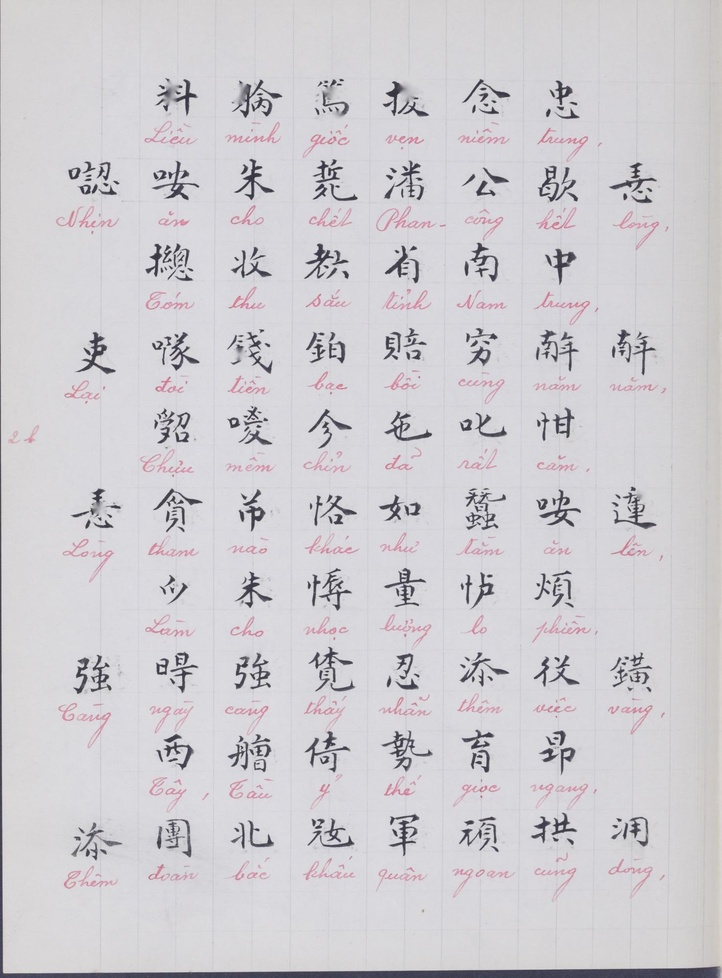
#> input picture processed_images/10729371/10729371_page_006.jpeg, 722 x 978 px, shrunk from 1476 x 2000 before the run; its folder holds only this picture in this run
$ python delete_background_10729371.py
#> lines starting #> are read from the running program, lines starting #| are printed output that depends on the picture; after the words box and inside, x2 and y2 are one past the last pixel; in counts of white or black regions, pixels touching at a corner belong together
import cv2
import numpy as np
import os

input_folder = "processed_images/10729371"
output_folder = "processed_second/10729371"

os.makedirs(output_folder, exist_ok=True)

# Define HSV ranges for red and pink
lower_red1 = np.array([0, 50, 50])    # Đỏ sáng
upper_red1 = np.array([10, 255, 255])
lower_red2 = np.array([170, 50, 50])  # Đỏ đậm
upper_red2 = np.array([180, 255, 255])
lower_pink = np.array([140, 50, 50])  # Hồng sáng
upper_pink = np.array([170, 255, 255])  # Hồng đậm

large_kernel = cv2.getStructuringElement(cv2.MORPH_ELLIPSE, (90, 50))
small_kernel = cv2.getStructuringElement(cv2.MORPH_ELLIPSE, (7, 7))

for filename in os.listdir(input_folder):
    if filename.lower().endswith(('.png', '.jpg', '.jpeg', '.bmp', '.tiff')):
        input_path = os.path.join(input_folder, filename)
        output_path = os.path.join(output_folder, filename)

        image = cv2.imread(input_path, cv2.IMREAD_UNCHANGED)
#> image is the input picture: shape (978, 722, 3); mean B, G, R 209.5, 205.1, 207.5
        if image is None:
            print(f"Error: Cannot load image {filename}. Skipping...")
            continue

        hsv = cv2.cvtColor(image, cv2.COLOR_BGR2HSV)
#> hsv: shape (978, 722, 3); mean H, S, V 128.4, 7.3, 210.5

        mask_red1 = cv2.inRange(hsv, lower_red1, upper_red1)
#> mask_red1: shape (978, 722); every value is 0
        mask_red2 = cv2.inRange(hsv, lower_red2, upper_red2)
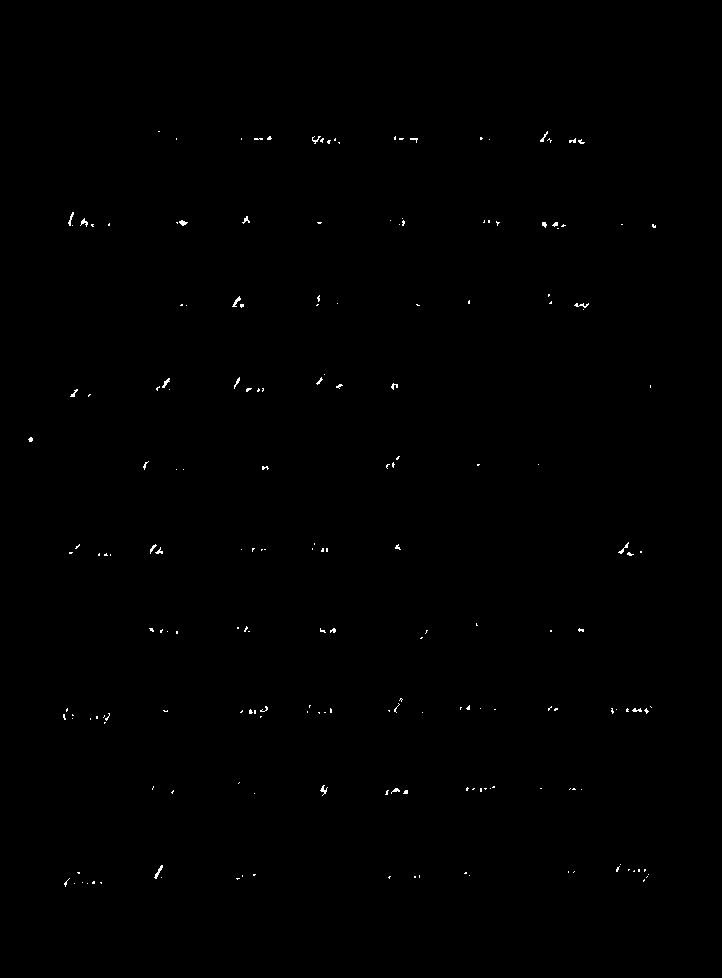
#> mask_red2: shape (978, 722); 0.24% white in thin lines or dots, all inside (x1, y1, x2, y2) = (28, 131, 656, 887)
        mask_pink = cv2.inRange(hsv, lower_pink, upper_pink)
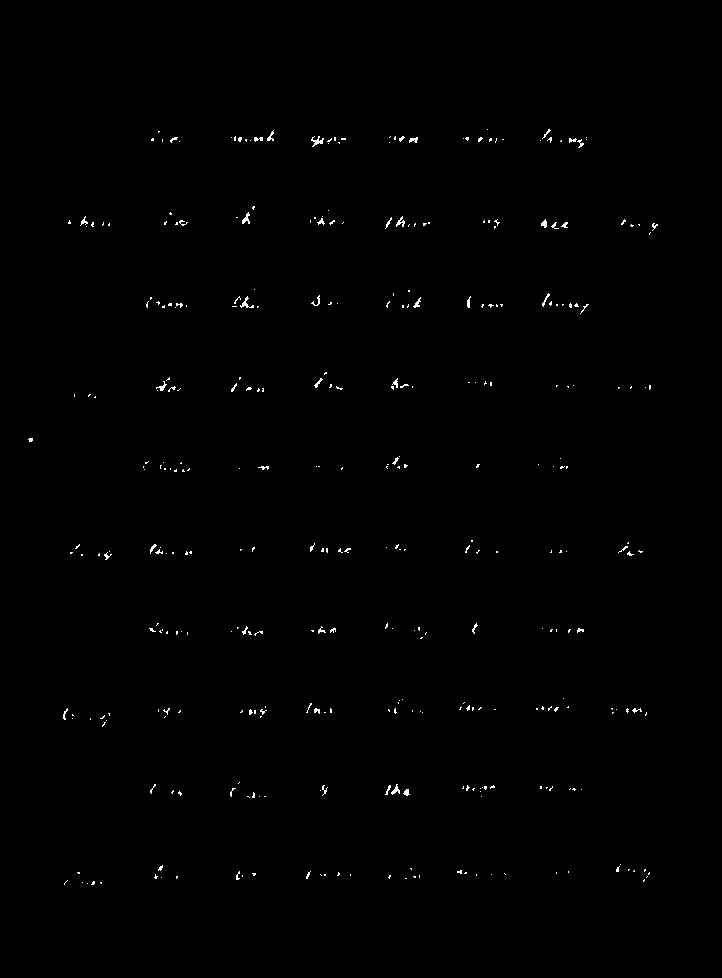
#> mask_pink: shape (978, 722); 0.43% white in thin lines or dots, all inside (x1, y1, x2, y2) = (28, 129, 658, 885)

        mask_combined = cv2.bitwise_or(mask_red1, mask_red2)
        mask_combined = cv2.bitwise_or(mask_combined, mask_pink)
#> mask_combined: shape (978, 722); 0.48% white in thin lines or dots, all inside (x1, y1, x2, y2) = (28, 129, 658, 887)

        mask_cleaned = cv2.morphologyEx(mask_combined, cv2.MORPH_CLOSE, small_kernel)
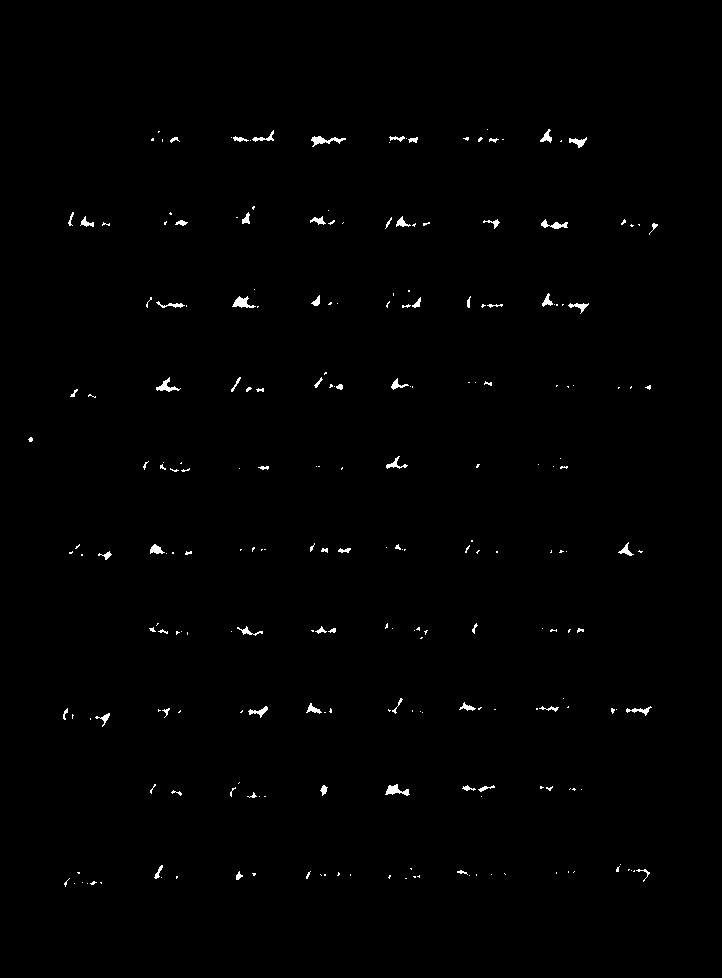
#> mask_cleaned: shape (978, 722); 0.66% white; 237 white regions (169 under 20 px), largest, box (x1, y1, x2, y2) and area: (311, 136, 346, 147) 158, (232, 296, 256, 308) 144, (385, 784, 410, 796) 144
        mask_expanded = cv2.dilate(mask_cleaned, large_kernel, iterations=2)
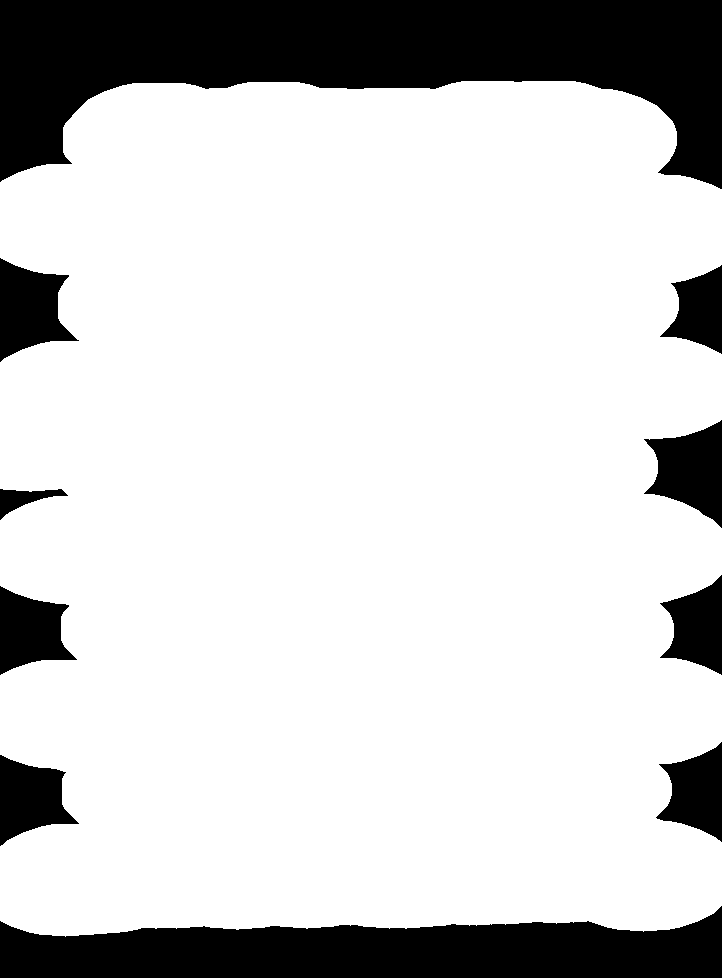
#> mask_expanded: shape (978, 722); 80.2% white; 10 black regions, largest, box (x1, y1, x2, y2) and area: (0, 0, 722, 189) 73083, (0, 906, 722, 978) 36537, (644, 420, 722, 528) 5062

        mask_inv = cv2.bitwise_not(mask_expanded)

        output = image.copy()
        output[mask_inv > 0] = [255, 255, 255]
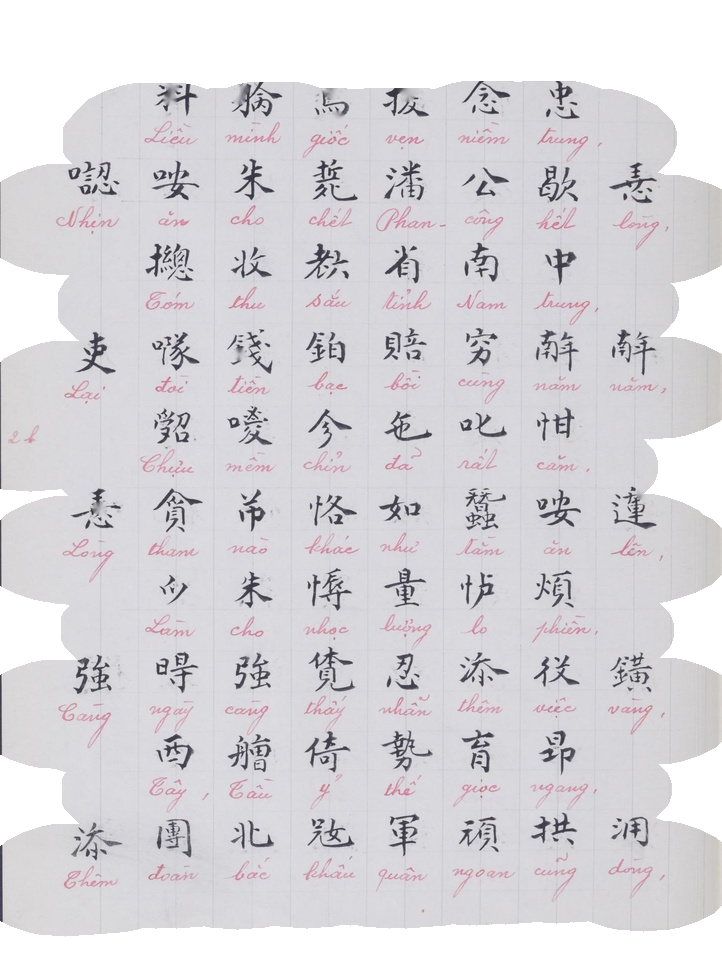
#> output: shape (978, 722, 3); 19.85% of pixels changed, all inside (x1, y1, x2, y2) = (0, 0, 722, 978)

        cv2.imwrite(output_path, output)
        print(f"Processed: {filename} -> {output_path}")

print("Processing complete. All images have been saved.")

$ run again, on processed_images/10729371/10729371_page_046.jpeg
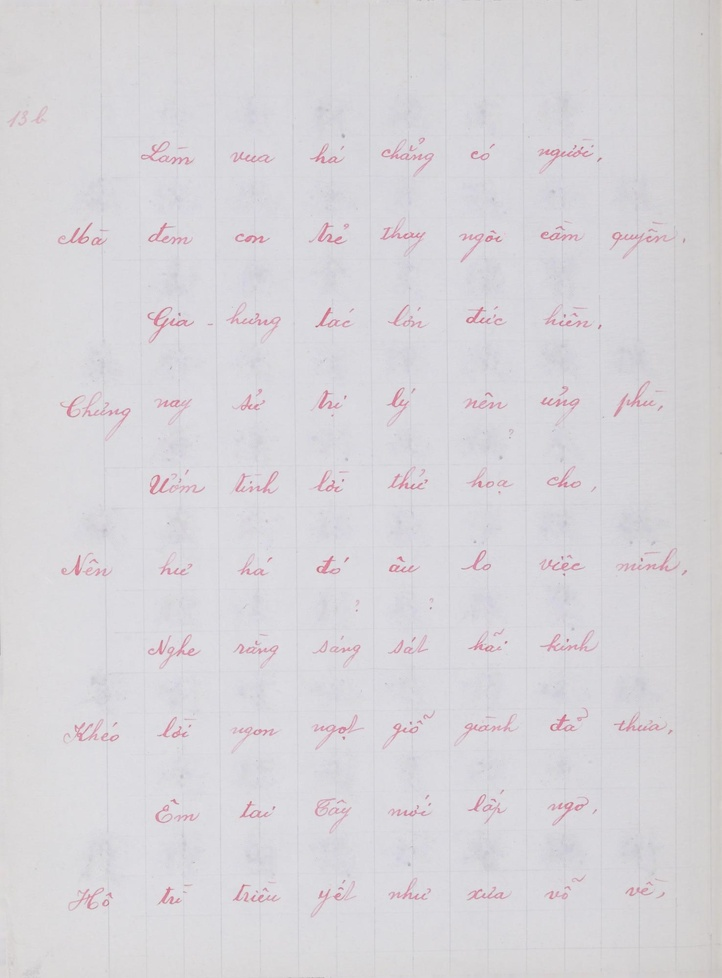
#> input picture processed_images/10729371/10729371_page_046.jpeg, 722 x 978 px, shrunk from 1476 x 2000 before the run
#> image is the input picture: shape (978, 722, 3); mean B, G, R 217.4, 213.3, 215.7
#> hsv: shape (978, 722, 3); mean H, S, V 130.3, 6.3, 218.5
#> mask_red1: shape (978, 722); every value is 0
#> `mask_red2 = cv2.inRange(hsv, lower_red2, upper_red2)`:
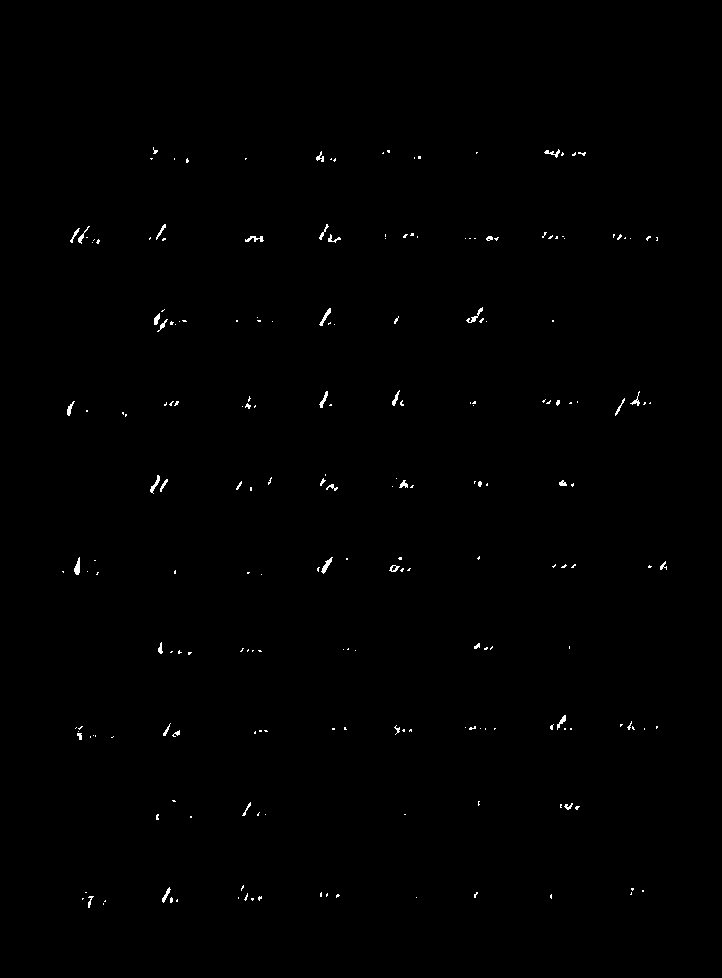
#> mask_red2: shape (978, 722); 0.39% white in thin lines or dots, all inside (x1, y1, x2, y2) = (62, 147, 667, 908)
#> mask_pink: shape (978, 722); 0.41% white in thin lines or dots, all inside (x1, y1, x2, y2) = (62, 145, 667, 907)
#> mask_combined: shape (978, 722); 0.57% white in thin lines or dots, all inside (x1, y1, x2, y2) = (62, 145, 667, 908)
#> mask_cleaned: shape (978, 722); 0.83% white; 178 white regions (106 under 20 px), largest, box (x1, y1, x2, y2) and area: (148, 309, 187, 334) 234, (544, 147, 588, 160) 185, (318, 224, 342, 244) 168
#> mask_expanded: shape (978, 722); 80.1% white; 10 black regions, largest, box (x1, y1, x2, y2) and area: (0, 0, 722, 204) 84322, (0, 916, 722, 978) 22718, (0, 763, 79, 875) 5075
#> `output[mask_inv > 0] = [255, 255, 255]`:
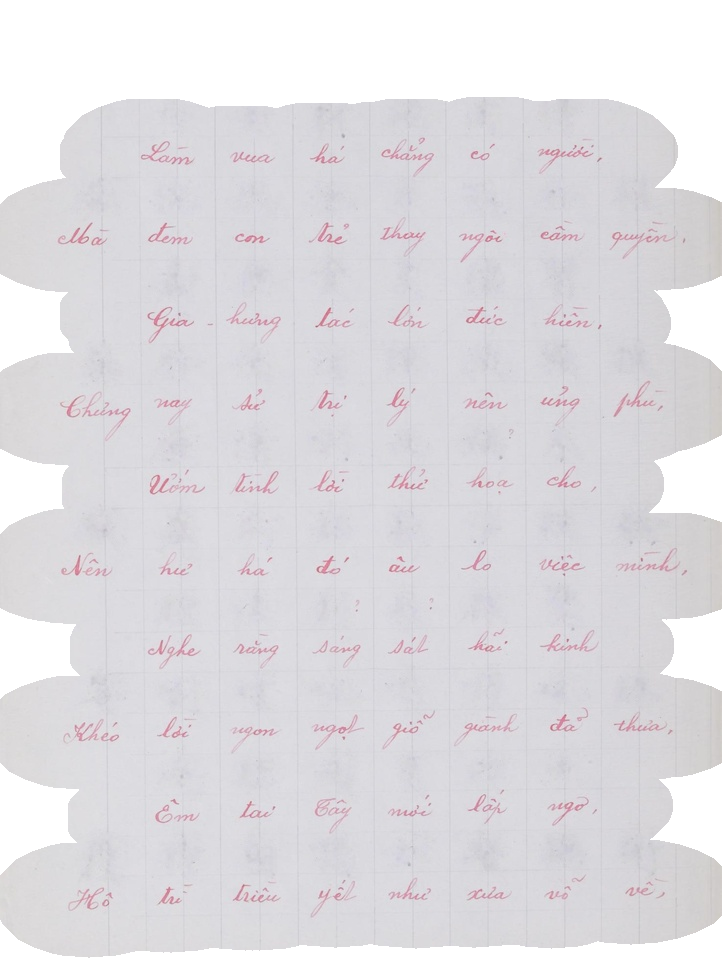
#> output: shape (978, 722, 3); 19.93% of pixels changed, all inside (x1, y1, x2, y2) = (0, 0, 722, 978)

$ run again, on processed_images/10729371/10729371_page_098.jpeg
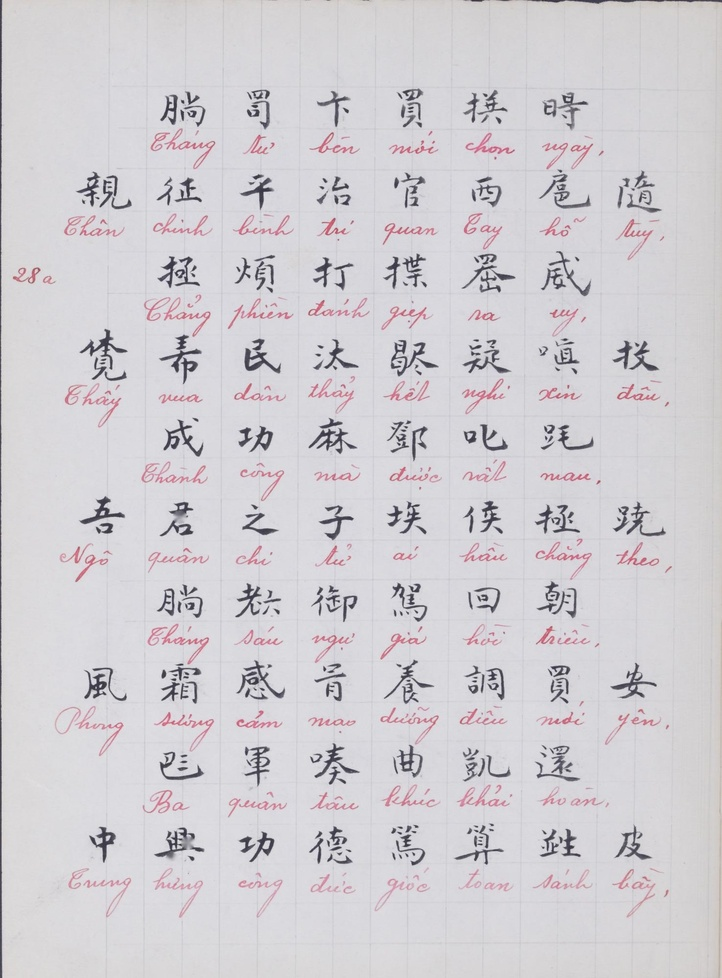
#> input picture processed_images/10729371/10729371_page_098.jpeg, 722 x 978 px, shrunk from 1476 x 2000 before the run
#> image is the input picture: shape (978, 722, 3); mean B, G, R 210.8, 206.3, 209.4
#> hsv: shape (978, 722, 3); mean H, S, V 130.1, 8, 212.4
#> mask_red1: shape (978, 722); every value is 0
#> `mask_red2 = cv2.inRange(hsv, lower_red2, upper_red2)`:
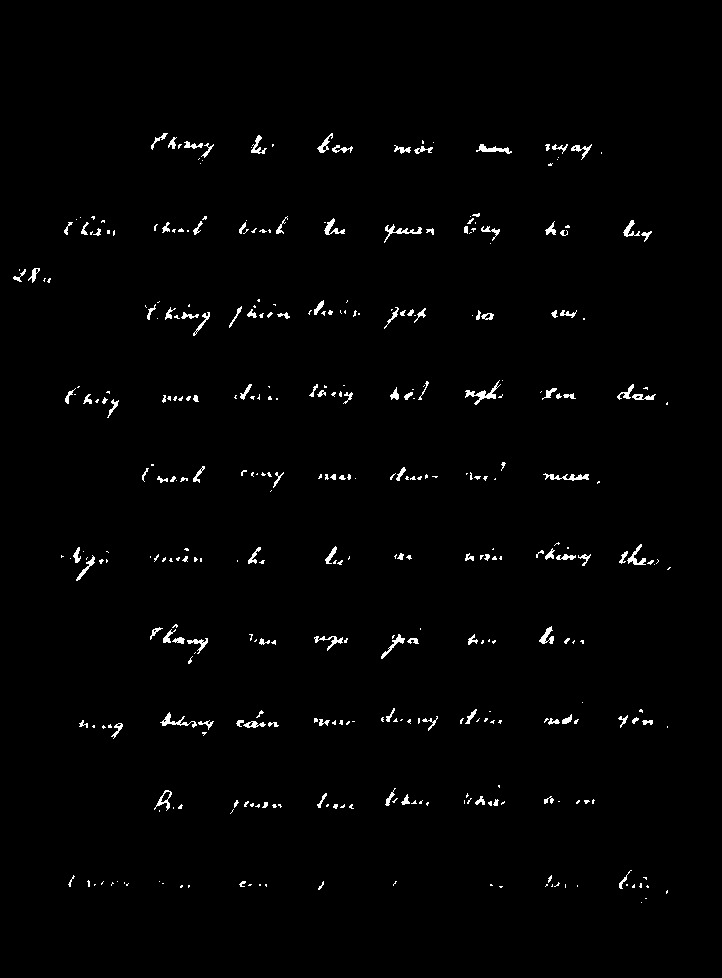
#> mask_red2: shape (978, 722); 1.4% white in thin lines or dots, all inside (x1, y1, x2, y2) = (13, 133, 671, 903)
#> mask_pink: shape (978, 722); 0.51% white in thin lines or dots, all inside (x1, y1, x2, y2) = (61, 131, 668, 894)
#> mask_combined: shape (978, 722); 1.5% white in thin lines or dots, all inside (x1, y1, x2, y2) = (13, 131, 671, 903)
#> mask_cleaned: shape (978, 722); 2.1% white; 169 white regions (78 under 20 px), largest, box (x1, y1, x2, y2) and area: (466, 133, 514, 159) 361, (162, 624, 209, 654) 355, (160, 712, 214, 737) 353
#> mask_expanded: shape (978, 722); 82.3% white; 10 black regions, largest, box (x1, y1, x2, y2) and area: (0, 0, 722, 199) 74745, (0, 919, 722, 978) 28331, (0, 607, 74, 700) 3703
#> `output[mask_inv > 0] = [255, 255, 255]`:
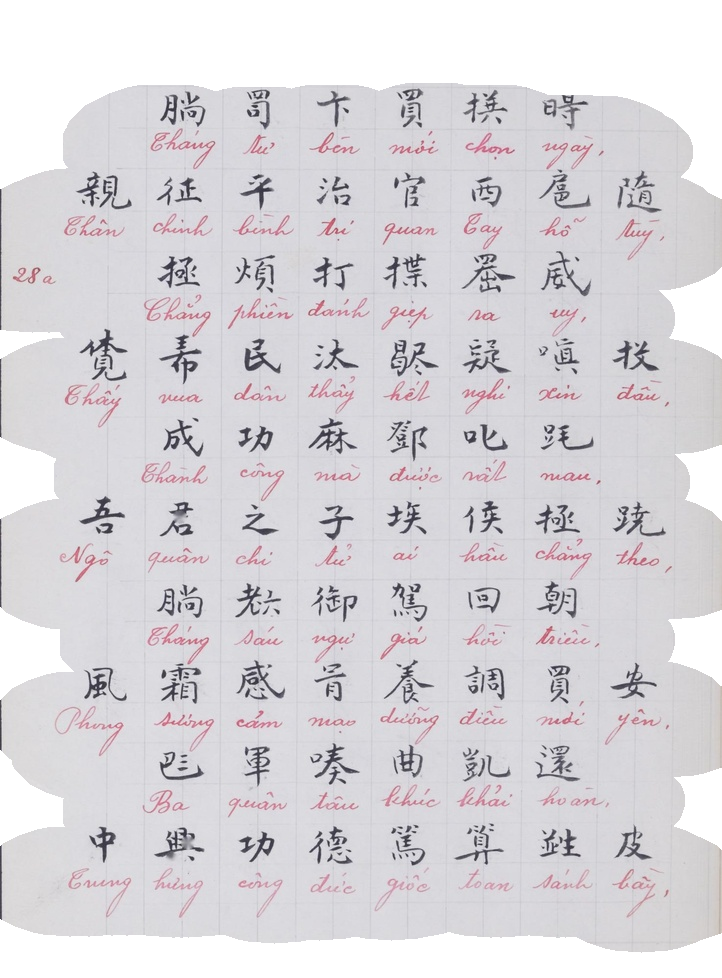
#> output: shape (978, 722, 3); 17.7% of pixels changed, all inside (x1, y1, x2, y2) = (0, 0, 722, 978)
